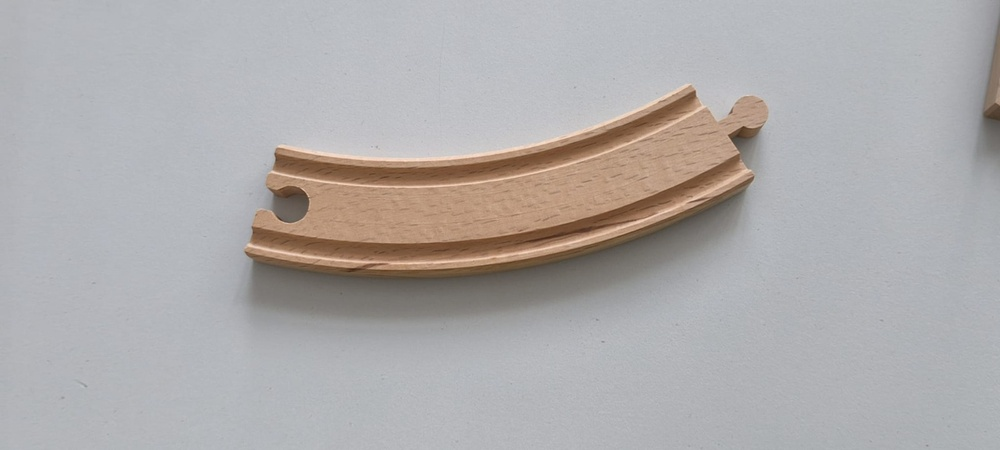
#> input picture test_set/track1.jpeg, 1000 x 450 px, shrunk from 1600 x 720 before the run
$ python -i wood_track_detector.py   (imports and definitions only)
#> lines starting #> are read from the running program, lines starting #| are printed output that depends on the picture; after the words box and inside, x2 and y2 are one past the last pixel; in counts of white or black regions, pixels touching at a corner belong together
import cv2
import numpy as np

class WoodTrackDetector:
    def __init__(self):
        # Parametri reglabili
        self.hsv_lower = (10, 50, 50)
        self.hsv_upper = (30, 255, 255)
        self.lab_a_thresh = 130          # canalul 'a' peste această valoare
        self.close_kernel = (7, 7)       # pentru closing
        self.open_kernel = (3, 3)        # pentru opening
        self.roi = None                  # <-- FĂRĂ ROI, procesează toată imaginea

    def preprocess(self, frame):
        # Dacă nu e definit ROI, returnează cadrul întreg
        if self.roi is None:
            return frame
        x, y, w, h = self.roi
        return frame[y:y+h, x:x+w]

    def segment_track(self, roi):
        hsv = cv2.cvtColor(roi, cv2.COLOR_BGR2HSV)
        lab = cv2.cvtColor(roi, cv2.COLOR_BGR2LAB)
        # Masca HSV
        mask_hsv = cv2.inRange(hsv, self.hsv_lower, self.hsv_upper)
        # Masca Lab: canalul a (index 1)
        _, a_channel, _ = cv2.split(lab)
        _, mask_lab = cv2.threshold(a_channel, self.lab_a_thresh, 255, cv2.THRESH_BINARY)
        # Intersecție
        mask = cv2.bitwise_and(mask_hsv, mask_lab)
        return mask

    def apply_morphology(self, mask):
        # Closing (umple găuri)
        kernel_close = cv2.getStructuringElement(cv2.MORPH_ELLIPSE, self.close_kernel)
        mask = cv2.morphologyEx(mask, cv2.MORPH_CLOSE, kernel_close)
        # Opening (șterge zgomote mici)
        kernel_open = cv2.getStructuringElement(cv2.MORPH_ELLIPSE, self.open_kernel)
        mask = cv2.morphologyEx(mask, cv2.MORPH_OPEN, kernel_open)
        return mask

    def keep_largest_connected_component(self, mask):
        num_labels, labels, stats, _ = cv2.connectedComponentsWithStats(mask, connectivity=8)
        if num_labels <= 1:
            return mask  # doar fundal, nimic de făcut
        # stats[0] este fundalul, ignorăm
        largest_label = 1 + np.argmax(stats[1:, cv2.CC_STAT_AREA])
        mask = np.where(labels == largest_label, 255, 0).astype(np.uint8)
        return mask

    def extract_centerline(self, mask):
        points = []
        rows, cols = mask.shape
        min_width = cols * 0.02  # minim 2% din lățime (ex: 10 px la 640px)
        max_width = cols * 0.90  # maxim 90% (evident, o șină nu ocupă tot cadrul)

        for y in range(rows):
            white_cols = np.where(mask[y, :] > 0)[0]
            if len(white_cols) < min_width or len(white_cols) > max_width:
                continue

            # Verificăm dacă sunt mai multe grupuri (găuri)
            # O metodă simplă: dacă diferența dintre primul și ultimul pixel alb
            # e aproape egală cu numărul total de pixeli albi, nu sunt găuri mari.
            span = white_cols[-1] - white_cols[0] + 1
            if span > len(white_cols) * 1.5:  # sunt goluri, posibil segment dublu
                # găsim cel mai lung subsegment continuu
                edges = np.diff(white_cols)
                gaps = np.where(edges > 1)[0]
                if len(gaps) == 0:
                    # nu sunt goluri, e okay
                    x_center = np.mean(white_cols)
                    points.append((x_center, y))
                else:
                    # ia segmentul cu cel mai mare număr de pixeli consecutivi
                    segments = np.split(white_cols, gaps + 1)
                    best_seg = max(segments, key=len)
                    x_center = np.mean(best_seg)
                    points.append((x_center, y))
            else:
                x_center = np.mean(white_cols)
                points.append((x_center, y))

        return points

    # [14 lines left out: function smooth_centerline, not called in this run]

    def compute_offset_and_heading(self, centerline, roi_width, roi_height):
        if len(centerline) < 5:
            return 0.0, 0.0

        # Folosim doar punctele din jumătatea inferioară (mai aproape de dronă)
        bottom_half = [p for p in centerline if p[1] > roi_height * 0.5]
        if len(bottom_half) < 2:
            bottom_half = centerline[-5:]  # fallback

        xs = np.array([p[0] for p in bottom_half])
        ys = np.array([p[1] for p in bottom_half])

        # Regresie liniară cu RANSAC pentru robustețe
        from sklearn.linear_model import RANSACRegressor
        ransac = RANSACRegressor(min_samples=0.5, residual_threshold=5)
        ransac.fit(ys.reshape(-1, 1), xs)
        m = ransac.estimator_.coef_[0]
        c = ransac.estimator_.intercept_

        heading_deg = np.degrees(np.arctan(m))
        image_center_x = roi_width / 2
        bottom_y = roi_height - 1
        x_at_bottom = m * bottom_y + c
        lateral_offset = x_at_bottom - image_center_x

        return lateral_offset, heading_deg

    def process_frame(self, frame):
        roi = self.preprocess(frame)              # acum e tot cadrul
        mask = self.segment_track(roi)
        mask = self.apply_morphology(mask)
        mask = self.keep_largest_connected_component(mask)
        raw_points = self.extract_centerline(mask)
        if len(raw_points) == 0:
            # Șina nu e detectată – returnează valori sigure
            h, w = roi.shape[:2]
            return mask, [], 0.0, 0.0, roi
        smoothed = self.smooth_centerline_poly(raw_points, degree=3)
        h, w = roi.shape[:2]
        offset, heading = self.compute_offset_and_heading(smoothed, w, h)
        # Debug overlay: desenează linia centrală și punctele
        debug = roi.copy()
        for pt in smoothed:
            cx, cy = int(pt[0]), int(pt[1])
            cv2.circle(debug, (cx, cy), 2, (0, 255, 0), -1)
        cv2.line(debug, (w//2, h-1), (w//2, 0), (0, 0, 255), 1)  # linia centrală a camerei
        return mask, smoothed, offset, heading, debug

    def smooth_centerline_poly(self, points, degree=2):
        #Aproximează punctele cu un polinom x = f(y) de gradul dat.
        if len(points) < degree + 1:
            return points

        xs = np.array([p[0] for p in points])
        ys = np.array([p[1] for p in points])

        # Potrivire polinomială: x = poly(y)
        coeffs = np.polyfit(ys, xs, degree)
        poly = np.poly1d(coeffs)

        smoothed = []
        for y in ys:
            x_smooth = poly(y)
            smoothed.append((x_smooth, y))
        return smoothed

>>> import cv2
>>> picture = cv2.imread('test_set/track1.jpeg')
#> picture is the input picture: shape (450, 1000, 3); mean B, G, R 171.6, 171.7, 174.7
>>> result = WoodTrackDetector().process_frame(picture)
#> in segment_track, `mask_hsv = cv2.inRange(hsv, self.hsv_lower, self.hsv_upper)`:
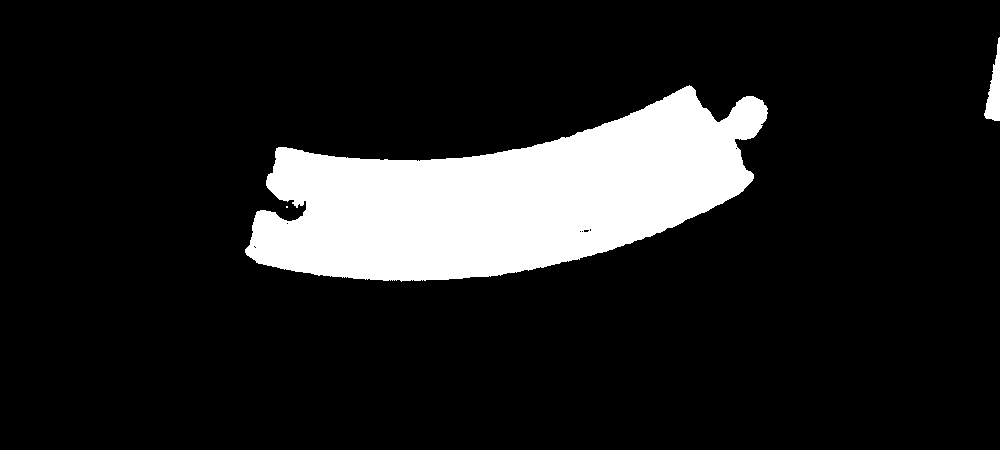
#> mask_hsv: shape (450, 1000); 13.2% white; 3 white regions (1 under 20 px), largest, box (x1, y1, x2, y2) and area: (245, 85, 768, 282) 58518, (984, 37, 1000, 121) 707
#> in segment_track, `_, a_channel, _ = cv2.split(lab)`:
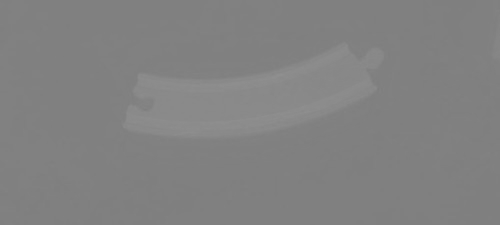
#> a_channel: shape (450, 1000) (shown at 1/2 size); min 125, max 145, mean 129.3
#> in segment_track, `_, mask_lab = cv2.threshold(a_channel, self.lab_a_thresh, 255, cv2.THR..`:
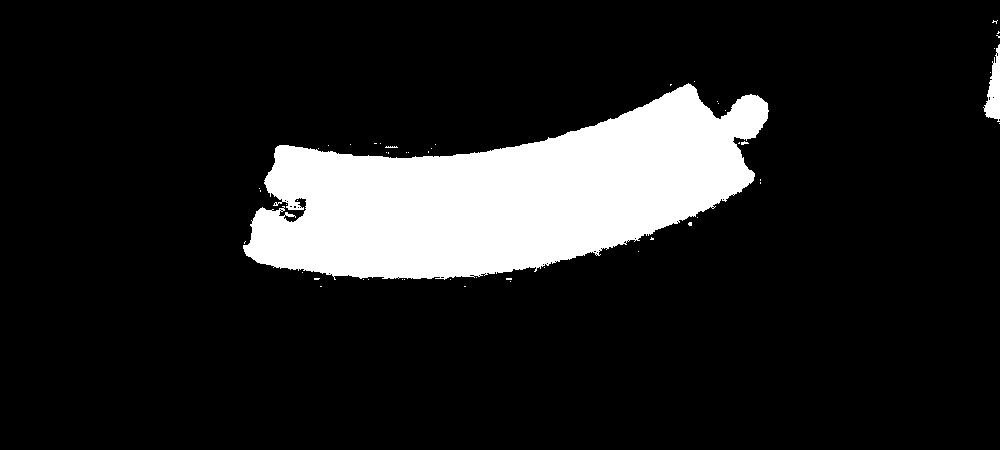
#> mask_lab: shape (450, 1000); 13.4% white; 52 white regions (50 under 20 px), largest, box (x1, y1, x2, y2) and area: (243, 83, 769, 280) 59350, (983, 44, 1000, 122) 707
#> in keep_largest_connected_component, `num_labels, labels, stats, _ = cv2.connectedComponentsWithStats(mask, ..`:
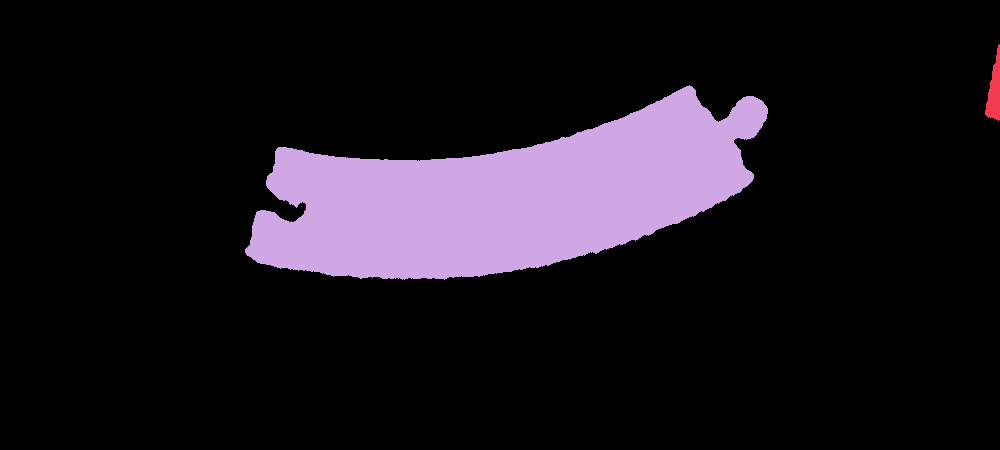
#> labels: shape (450, 1000) int32; 3 distinct labels, from 0 to 2; one colour per label, 0 black
#> in keep_largest_connected_component, `num_labels, labels, stats, _ = cv2.connectedComponentsWithStats(mask, ..`: num_labels = 3; stats = [[0, 0, 1000, 450, 391646], [985, 44, 15, 77, 663], [245, 85, 523, 195, 57691]]
#> in keep_largest_connected_component, `largest_label = 1 + np.argmax(stats[1:, cv2.CC_STAT_AREA])`: largest_label = 2
#> in keep_largest_connected_component, `mask = np.where(labels == largest_label, 255, 0).astype(np.uint8)`:
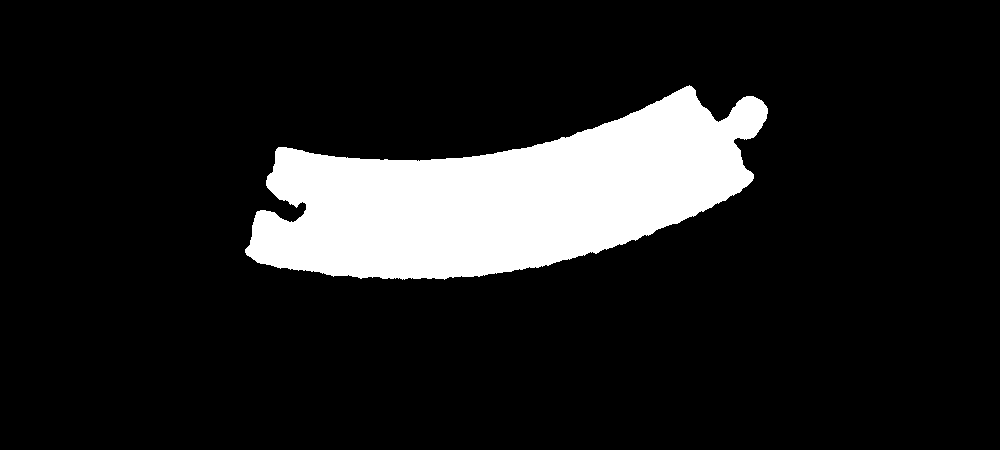
#> mask: shape (450, 1000); 12.8% white; 1 white region, box (x1, y1, x2, y2) and area: (245, 85, 768, 280) 57691
#> the loop in extract_centerline, `for y in range(rows):` made 450 passes
#> (span, gaps, x_center) on passes 97 to 103: (87, [29], 681.5), (92, [32], 680), (95, [34], 680), (98, [35], 679.5), (102, [38], 679), (107, [43], 677.5), (109, [44], 677)
#> after the loop in extract_centerline, `for y in range(rows):`: points = 188 pairs, first value 406 to 703.4, second value 91 to 278
#> in process_frame, `raw_points = self.extract_centerline(mask)`: raw_points has the same summary as points in extract_centerline
#> in smooth_centerline_poly, `xs = np.array([p[0] for p in points])`: xs = 188 values, max 703.4 at index 12, min 406 at index 177, mean 538.5
#> in smooth_centerline_poly, `ys = np.array([p[1] for p in points])`: ys = 188 values from 91 to 278
#> in smooth_centerline_poly, `coeffs = np.polyfit(ys, xs, degree)`: coeffs = [5.27e-05, -0.024, 1.4, 751.4]
#> the loop in smooth_centerline_poly, `for y in ys:` made 188 passes
#> x_smooth on passes 1 to 3: 719.8, 718.1, 716.5
#> after the loop in smooth_centerline_poly, `for y in ys:`: smoothed = 188 pairs, first value 415.9 to 719.8, second value 91 to 278
#> in compute_offset_and_heading, `bottom_half = [p for p in centerline if p[1] > roi_height * 0.5]`: bottom_half = 53 pairs, first value 415.9 to 449.6, second value 226 to 278
#> in compute_offset_and_heading, `xs = np.array([p[0] for p in bottom_half])`: xs = 53 values, max 449.6 at index 0, min 415.9 at index 45, mean 426.2
#> in compute_offset_and_heading, `ys = np.array([p[1] for p in bottom_half])`: ys = 53 values from 226 to 278
#> in process_frame, `offset, heading = self.compute_offset_and_heading(smoothed, w, h)`: offset = -211; heading = -34.76
#> the loop in process_frame, `for pt in smoothed:` made 188 passes
#> (pt, cx) on passes 1 to 3: ((719.8, 91), 719), ((718.1, 92), 718), ((716.5, 93), 716)
#> after the loop in process_frame, `for pt in smoothed:`:
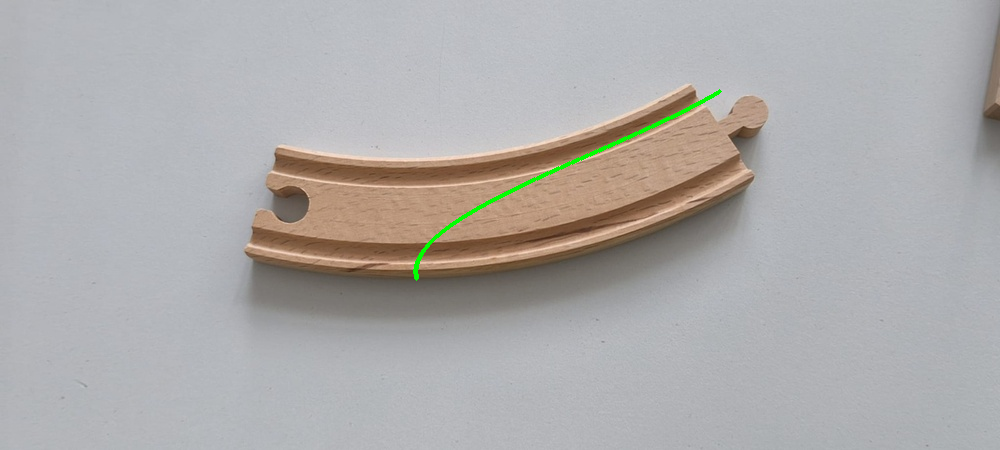
#> debug: shape (450, 1000, 3); 0.33% of pixels changed, all inside (x1, y1, x2, y2) = (413, 89, 722, 281)
#> in process_frame, `cv2.line(debug, (w//2, h-1), (w//2, 0), (0, 0, 255), 1)`:
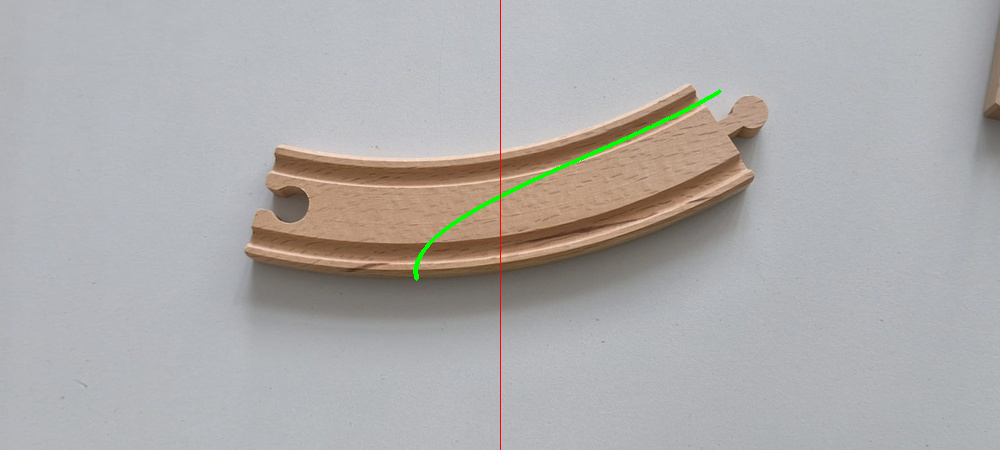
#> debug: shape (450, 1000, 3); 0.1% of pixels changed, all inside (x1, y1, x2, y2) = (500, 0, 501, 450)
#> result = 5 items

$ run again, on test_set/track10.jpeg
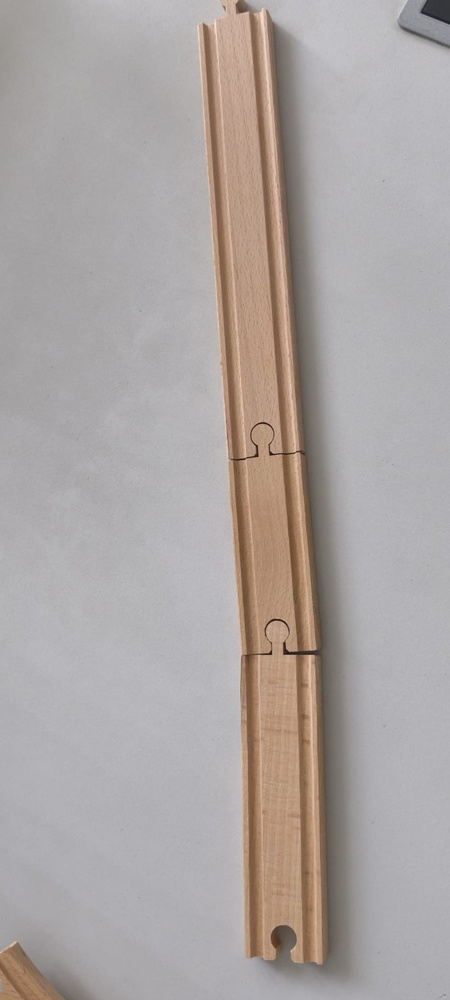
#> input picture test_set/track10.jpeg, 450 x 1000 px, shrunk from 720 x 1600 before the run
#> picture is the input picture: shape (1000, 450, 3); mean B, G, R 162.5, 164.5, 171.6
#> hsv: shape (1000, 450, 3); mean H, S, V 101.5, 20.4, 173.2
#> lab: shape (1000, 450, 3); mean of channels 0, 1, 2 173.6, 130.3, 130.4
#> mask_hsv: shape (1000, 450); 17.3% white; 3 white regions (1 under 20 px), largest, box (x1, y1, x2, y2) and area: (199, 0, 330, 965) 75821, (0, 943, 65, 1000) 2233
#> mask_lab: shape (1000, 450); 18.6% white; 325 white regions (286 under 20 px), largest, box (x1, y1, x2, y2) and area: (192, 0, 338, 969) 78288, (0, 928, 80, 1000) 2758, (208, 860, 214, 886) 110
#> in keep_largest_connected_component, `num_labels, labels, stats, _ = cv2.connectedComponentsWithStats(mask, ..`:
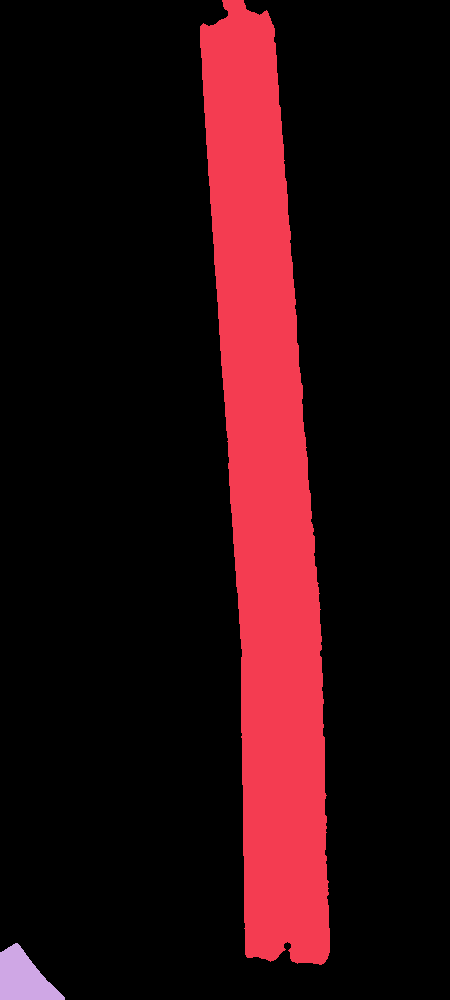
#> labels: shape (1000, 450) int32; 3 distinct labels, from 0 to 2; one colour per label, 0 black
#> num_labels = 3; stats = [[0, 0, 450, 1000, 372293], [200, 0, 130, 965, 75456], [0, 943, 65, 57, 2251]]
#> largest_label = 1
#> the loop in extract_centerline, `for y in range(rows):` made 1000 passes
#> (span, gaps, x_center) on pass 11: (40, [21], 237.5)
#> after the loop in extract_centerline, `for y in range(rows):`: points = 964 pairs, first value 232.5 to 318, second value 0 to 963
#> raw_points has the same summary as points in extract_centerline
#> in smooth_centerline_poly, `xs = np.array([p[0] for p in points])`: xs = 964 values, max 318 at index 963, min 232.5 at index 0, mean 266.4
#> in smooth_centerline_poly, `ys = np.array([p[1] for p in points])`: ys = 964 values from 0 to 963
#> coeffs = [-6.6e-08, 6.34e-05, 0.0528, 236.1]
#> the loop in smooth_centerline_poly, `for y in ys:` made 964 passes
#> x_smooth on passes 1 to 3: 236.1, 236.1, 236.2
#> after the loop in smooth_centerline_poly, `for y in ys:`: smoothed = 964 pairs, first value 236.1 to 286.9, second value 0 to 963
#> bottom_half = 463 pairs, first value 270.2 to 286.9, second value 501 to 963
#> in compute_offset_and_heading, `xs = np.array([p[0] for p in bottom_half])`: xs = 463 values, max 286.9 at index 427, min 270.2 at index 0, mean 281.4
#> in compute_offset_and_heading, `ys = np.array([p[1] for p in bottom_half])`: ys = 463 values from 501 to 963
#> offset = 66.35; heading = 2.14
#> the loop in process_frame, `for pt in smoothed:` made 964 passes
#> (pt, cx) on passes 1 to 3: ((236.1, 0), 236), ((236.1, 1), 236), ((236.2, 2), 236)
#> in process_frame, `cv2.line(debug, (w//2, h-1), (w//2, 0), (0, 0, 255), 1)`:
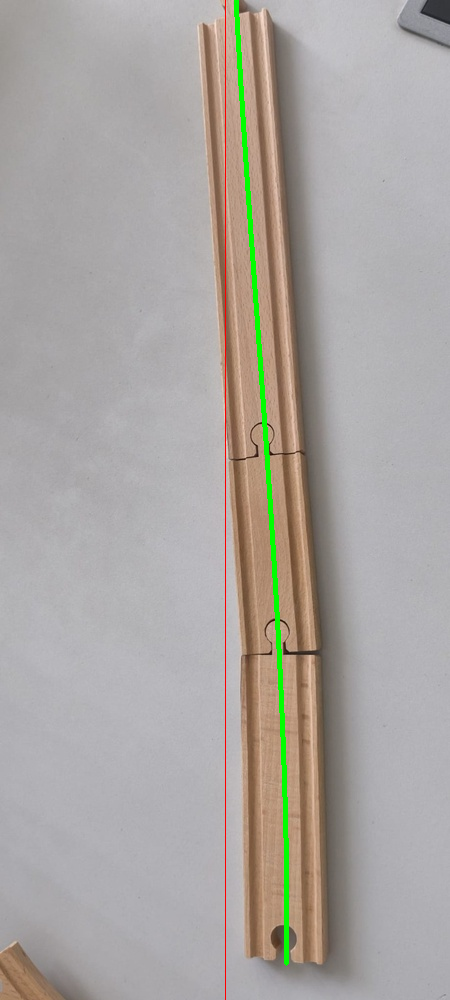
#> debug: shape (1000, 450, 3); mean B, G, R 160.8, 165.3, 169.8
#> result = 5 items
